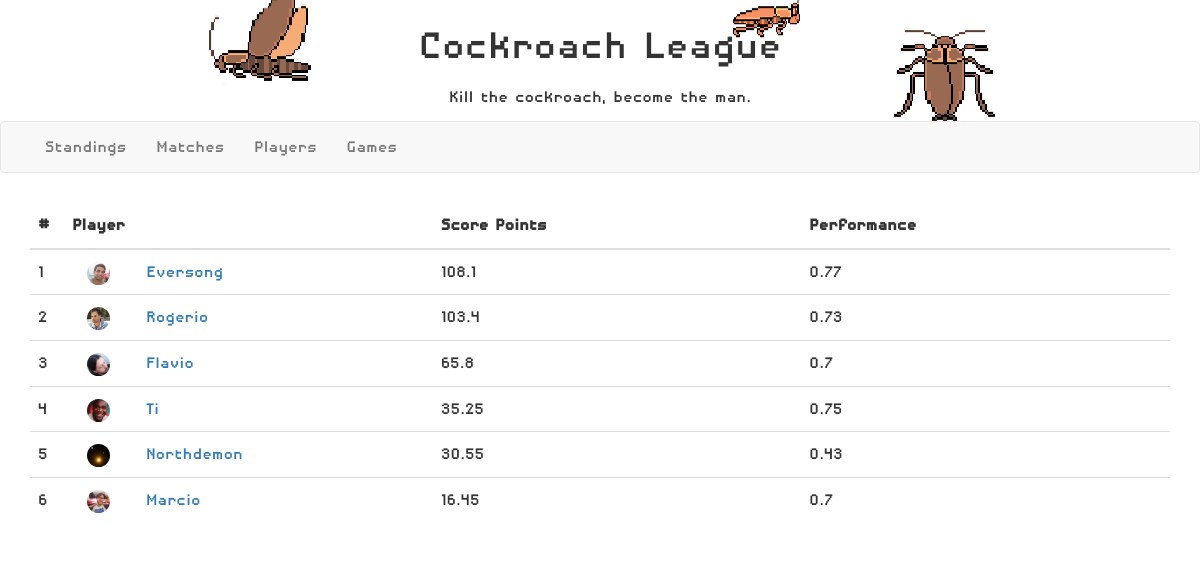
Page /rankings/Catan on the committed database.
### rankings/models.py (models this page shows)
class TotalClassification(models.Model):
    class Meta:
        unique_together = (('standing_position', 'player'),)
    standing_position = models.IntegerField(primary_key=True)
    player = models.ForeignKey(Player, on_delete=models.CASCADE)
    score_points = models.FloatField()
    performance_points = models.FloatField()

class Player(models.Model):
    player_nickname = models.CharField(max_length=15, primary_key=True, null=False)
    player_first_name = models.CharField(max_length=15, null=False)
    player_last_name = models.CharField(max_length=15, null=False)
    player_photo = models.ImageField()
    player_bio = models.TextField(null=True, blank=True)
    def __str__(self):
        return self.player_nickname

### rankings/views.py (the view)
# urls.py: path('<game_name>', views.game_standings, name='game_standings')
def game_standings(request, game_name):
    score_controller = ScoresController()
    classifications = score_controller.generate_game_standings(game_name)
    context = {
        'classifications': classifications,
    }
    return render(request, 'classification_by_game.html', context=context)

### rankings/controllers.py (called while the page is built)
    def get_player_performance_by_game(self, player, game_name):
        possible_points = 0
        scored_points = 0
        game_match_results = GameMatchResult.objects.filter(result_player=player,
                                                            result_match_id__match_game__game_name=game_name)
        for match_result in game_match_results:
            table_points = TablePoints.objects.filter(table_standing="1").first()
            game = match_result.result_match_id.match_game
            possible_points += table_points.table_score * game.game_complexity
            scored_points += match_result.result_points
        return scored_points / possible_points if scored_points != 0 else 0

### templates/classification_by_game.html (shortened to what this page needs)
{% extends "base_generic.html" %}
{% block content %}
    {% load staticfiles %}
    <link href="https://maxcdn.bootstrapcdn.com/bootstrap/3.3.7/css/bootstrap.min.css" rel="stylesheet"/>
    <link href="https://cdnjs.cloudflare.com/ajax/libs/datatables/1.10.12/css/dataTables.bootstrap.min.css" rel="stylesheet"/>
    <div class="container">
        <div style="margin-top: 15px">
        <table id="classification_table" class="table" cellspacing="0" width="100%">
            <thead>
            <tr>
                <th style="width: 1%">#</th>
                <th style="width: 20%">Player</th>
                <th style="width: 20%">Score Points</th>
                <th style="width: 20%">Performance</th>
            </tr>
            </thead>
            <tbody>
            {% for entry in classifications %}
            <tr>
                <td>{{ entry.standing_position }}</td>
                <td>
                    <div>
                        <div class="col-xs-2 ">
                            <img class="img img-circle" src="{{ MEDIA_URL }}{{ entry.player.player_photo.url }}">
                        </div>
                        <div class="col-xs-2">
                            <a href="{% url 'player' entry.player  %}">{{ entry.player }}</a>
                        </div>
                    </div>
                </td>
                <td>{{ entry.score_points }}</td>
                <td>{{ entry.performance_points }}</td>
            </tr>
            {% endfor %}
            </tbody>
        </table>
        </div>
    </div>
{% endblock %}

### rankings/static/css/styles.css (style rules this page uses)
.body { font-family: "Disposable Droid"; font-size: 20px; }
.img-circle { border-radius: 60%; width: 80%; }

### rows in the picture
TotalClassification: standing_position "1", player.player_photo (picture), player "Eversong", score_points "108.1", performance_points "0.77"
TotalClassification: standing_position "2", player.player_photo (picture), player "Rogerio", score_points "103.4", performance_points "0.73"
TotalClassification: standing_position "3", player.player_photo (picture), player "Flavio", score_points "65.8", performance_points "0.7"
TotalClassification: standing_position "4", player.player_photo (picture), player "Ti", score_points "35.25", performance_points "0.75"
TotalClassification: standing_position "5", player.player_photo (picture), player "Northdemon", score_points "30.55", performance_points "0.43"
TotalClassification: standing_position "6", player.player_photo (picture), player "Marcio", score_points "16.45", performance_points "0.7"
